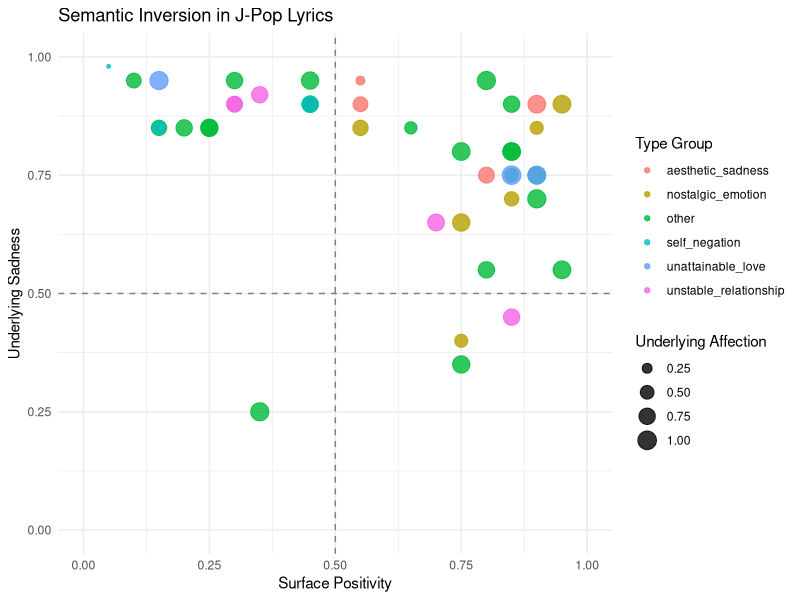
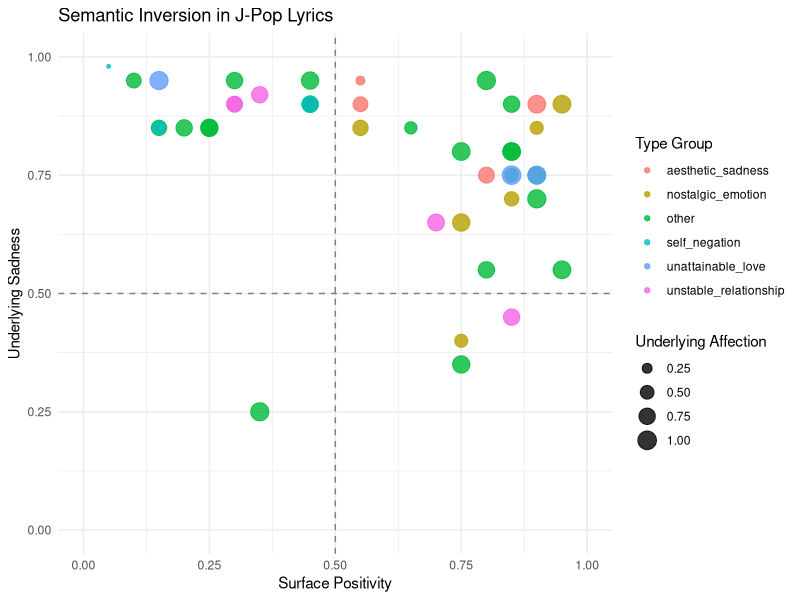

Reproduce these figures in R, in order.
library(dplyr)
library(ggplot2)

# 데이터 불러오기
df <- read.csv("J-Pop_semantic_inversion.csv")

# 컬럼명 변경
df <- df %>%
  rename(
    surface = `Surface.Positivity`,
    sadness = `Underlying.Sadness`,
    type = `Inversion.Type`,
    affection = `Underlying.Affection`
  )

# 세부 유형을 상위 유형으로 분류
df <- df %>%
  mutate(
    type_group = case_when(
      
      # 사랑하지만 닿을 수 없음
      type %in% c(
        "hopeless_affection",
        "impossible_proximity",
        "lonely_romanticism",
        "unreachable_affection",
        "hopeless_connection"
      ) ~ "unattainable_love",
      
      # 자기 부정
      type %in% c(
        "self_unworthiness",
        "self_erasure",
        "identity_loss",
        "self_negating_love"
      ) ~ "self_negation",
      
      # 과거 회상 및 상실 이후 감정
      type %in% c(
        "nostalgic_reframing",
        "nostalgic_love",
        "positive_loss",
        "persistence_after_loss",
        "symbolic_loss"
      ) ~ "nostalgic_emotion",
      
      # 아름답게 표현된 슬픔
      type %in% c(
        "painful_beauty",
        "beautiful_disappearance",
        "warmth_in_coldness",
        "romanticized_death"
      ) ~ "aesthetic_sadness",
      
      # 불안정한 관계
      type %in% c(
        "fragile_connection",
        "emotional_imbalance",
        "unstable_affection",
        "fear_of_perception",
        "connection_anxiety"
      ) ~ "unstable_relationship",
      
      TRUE ~ "other"
    )
  )

# 감정 반전 강도 계산
# Surface Positivity와 Sadness가 동시에 높을수록 강한 반전
df <- df %>%
  mutate(
    inversion_strength = surface * sadness
  )

# 산점도 생성
plot <- ggplot(
  df,
  aes(
    x = surface,
    y = sadness,
    size = affection,
    color = type_group
  )
) +
  geom_point(alpha = 0.8) +
  geom_vline(
    xintercept = 0.5,
    linetype = "dashed",
    color = "gray50"
  ) +
  geom_hline(
    yintercept = 0.5,
    linetype = "dashed",
    color = "gray50"
  ) +
  xlim(0, 1) +
  ylim(0, 1) +
  labs(
    title = "Semantic Inversion in J-Pop Lyrics",
    x = "Surface Positivity",
    y = "Underlying Sadness",
    size = "Underlying Affection",
    color = "Type Group"
  ) +
  theme_minimal()

print(plot)

# 그래프 저장
ggsave(
  "semantic_inversion_plot.png",
  plot = plot,
  width = 8,
  height = 6,
  dpi = 300
)

# 유형별 평균
type_summary <- df %>%
  group_by(type_group) %>%
  summarise(
    avg_surface = mean(surface, na.rm = TRUE),
    avg_sadness = mean(sadness, na.rm = TRUE),
    avg_affection = mean(affection, na.rm = TRUE),
    avg_inversion = mean(inversion_strength, na.rm = TRUE)
  )

print(type_summary)

# 곡별 평균
song_summary <- df %>%
  group_by(song) %>%
  summarise(
    avg_surface = mean(surface, na.rm = TRUE),
    avg_sadness = mean(sadness, na.rm = TRUE),
    avg_affection = mean(affection, na.rm = TRUE),
    avg_inversion = mean(inversion_strength, na.rm = TRUE)
  ) %>%
  arrange(desc(avg_inversion))

print(song_summary)

# 감정 반전이 강한 가사 순위
top_inversions <- df %>%
  arrange(desc(inversion_strength)) %>%
  select(
    song,
    lyric,
    surface,
    sadness,
    affection,
    inversion_strength
  )

print(top_inversions)
